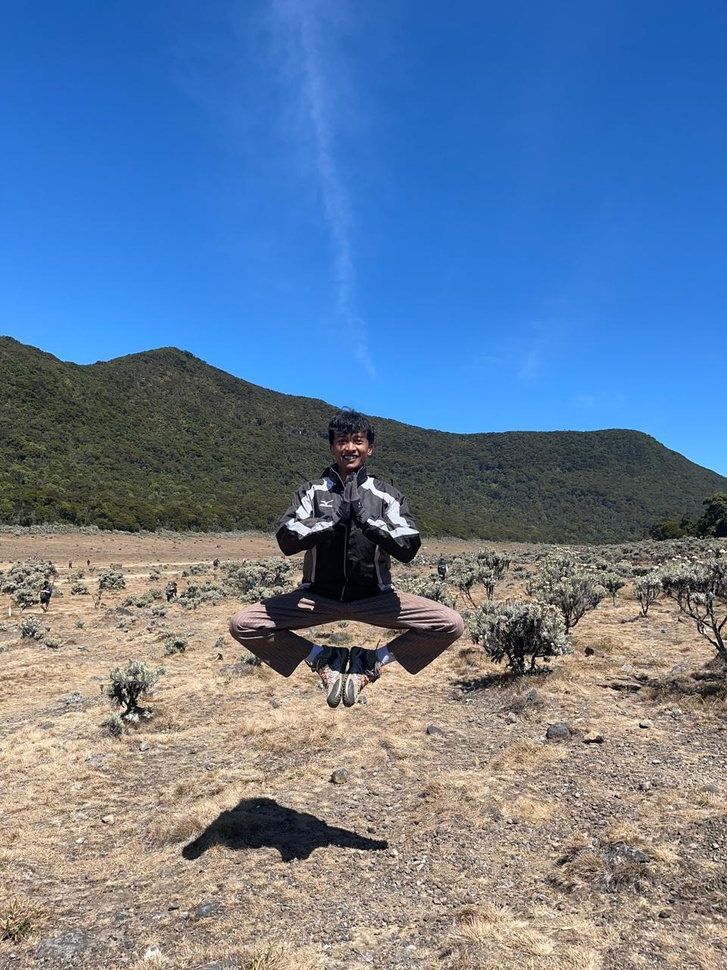
#> input picture dean.jpg, 727 x 970 px, shrunk from 960 x 1280 before the run
$ jupyter execute UAS.ipynb   (shell and % lines are left out)
#> lines starting #> are read from the running program, lines starting #| are printed output that depends on the picture
[cell 1]
import cv2
import numpy as np
import matplotlib.pyplot as plt
from pathlib import Path

[cell 2]
nama_file = "dean.jpg"

if not Path(nama_file).exists():
    raise FileNotFoundError(
        f"File '{nama_file}' tidak ditemukan. "
        "Pastikan foto berada dalam folder yang sama dengan notebook."
    )

citra_bgr = cv2.imread(nama_file)
#> citra_bgr is the input picture: shape (970, 727, 3); mean B, G, R 154.7, 125, 101.4

if citra_bgr is None:
    raise ValueError("Gambar gagal dibaca. Periksa nama atau format file.")

# Konversi warna BGR ke RGB
citra_rgb = cv2.cvtColor(citra_bgr, cv2.COLOR_BGR2RGB)

print("Ukuran citra:", citra_bgr.shape)
#| Ukuran citra: (970, 727, 3)

[cell 3]
plt.figure(figsize=(6, 8))
plt.imshow(citra_rgb)
plt.title("Citra Asli")
plt.axis("off")
plt.show()

[cell 4]
ukuran_kernel_median = 5

hasil_median_bgr = cv2.medianBlur(
    citra_bgr,
    ukuran_kernel_median
)

hasil_median_rgb = cv2.cvtColor(
    hasil_median_bgr,
    cv2.COLOR_BGR2RGB
)

plt.figure(figsize=(6, 8))
plt.imshow(hasil_median_rgb)
plt.title("Hasil Median Filtering")
plt.axis("off")
plt.show()

[cell 5]
citra_gray = cv2.cvtColor(
    citra_bgr,
    cv2.COLOR_BGR2GRAY
)
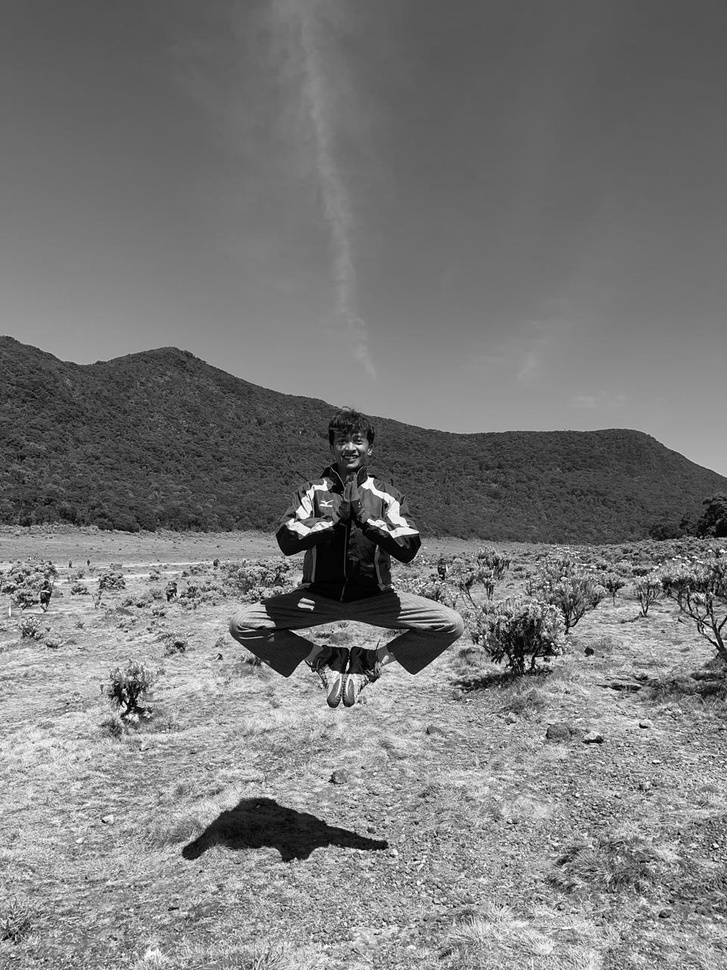
#> citra_gray: shape (970, 727); min 0, max 255, mean 121.3

plt.figure(figsize=(6, 8))
plt.imshow(citra_gray, cmap="gray")
plt.title("Citra Grayscale")
plt.axis("off")
plt.show()

[cell 6]
def mean_filter_manual(citra, ukuran_kernel=5):

    # Memastikan ukuran kernel ganjil dan positif
#> called with ukuran_kernel = 5
    if ukuran_kernel < 1 or ukuran_kernel % 2 == 0:
        raise ValueError(
            "Ukuran kernel harus berupa bilangan ganjil positif."
        )

    # Menentukan padding
    padding = ukuran_kernel // 2

    # Menambahkan padding pada tepi citra
    citra_padding = np.pad(
        citra,
        pad_width=padding,
        mode="edge"
    )
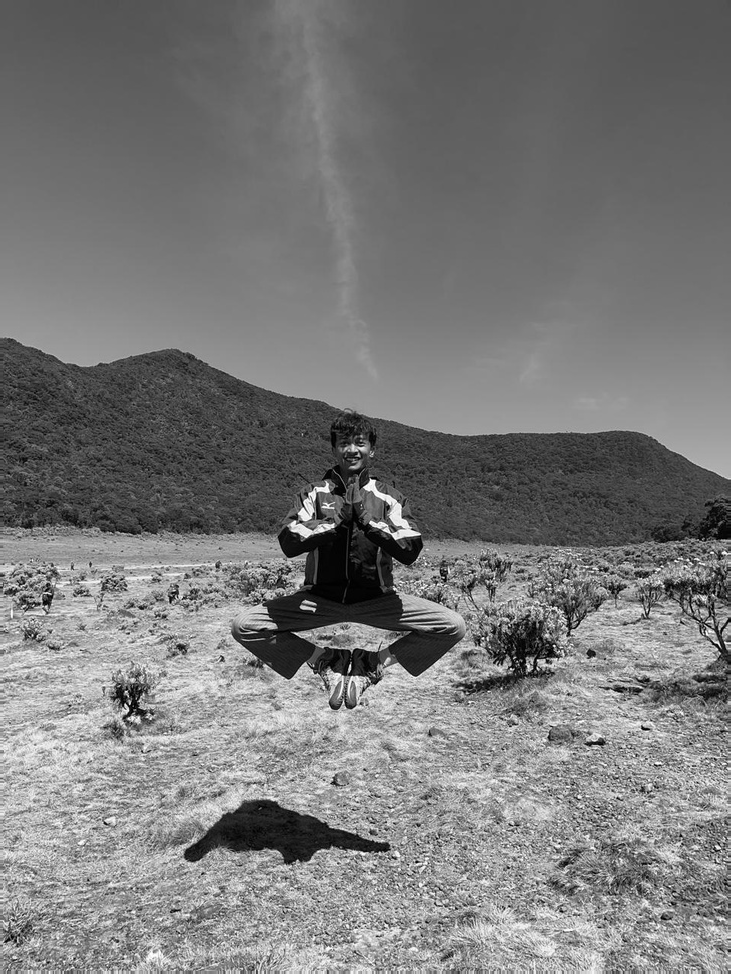
#> citra_padding: shape (974, 731); min 0, max 255, mean 121.3

    # Membuat array kosong untuk hasil filtering
    hasil = np.zeros_like(citra, dtype=np.uint8)

    # Mengambil tinggi dan lebar citra
    tinggi, lebar = citra.shape
#> tinggi = 970; lebar = 727

    # Menghitung jumlah piksel dalam kernel
    jumlah_piksel_kernel = ukuran_kernel * ukuran_kernel

    # Memproses setiap piksel
    for baris in range(tinggi):
        for kolom in range(lebar):

            # Mengambil area sesuai ukuran kernel
            area_kernel = citra_padding[
                baris:baris + ukuran_kernel,
                kolom:kolom + ukuran_kernel
            ]

            # Menjumlahkan nilai piksel dalam area kernel
            jumlah_nilai = np.sum(
                area_kernel,
                dtype=np.uint32
            )

            # Menghitung rata-rata
            nilai_mean = jumlah_nilai / jumlah_piksel_kernel

            # Menyimpan hasil ke citra baru
            hasil[baris, kolom] = np.uint8(
                np.clip(round(nilai_mean), 0, 255)
            )

    return hasil

[cell 7]
ukuran_kernel_mean = 5

hasil_mean = mean_filter_manual(
    citra_gray,
    ukuran_kernel_mean
)

plt.figure(figsize=(6, 8))
plt.imshow(hasil_mean, cmap="gray")
plt.title("Hasil Mean Filtering Manual")
plt.axis("off")
plt.show()

[cell 8]
plt.figure(figsize=(12, 14))

plt.subplot(2, 2, 1)
plt.imshow(citra_rgb)
plt.title("Citra Asli")
plt.axis("off")

plt.subplot(2, 2, 2)
plt.imshow(hasil_median_rgb)
plt.title("Hasil Median Filtering")
plt.axis("off")

plt.subplot(2, 2, 3)
plt.imshow(citra_gray, cmap="gray")
plt.title("Original Image Grayscale")
plt.axis("off")

plt.subplot(2, 2, 4)
plt.imshow(hasil_mean, cmap="gray")
plt.title("Mean Filtered Image")
plt.axis("off")

plt.tight_layout()
plt.show()
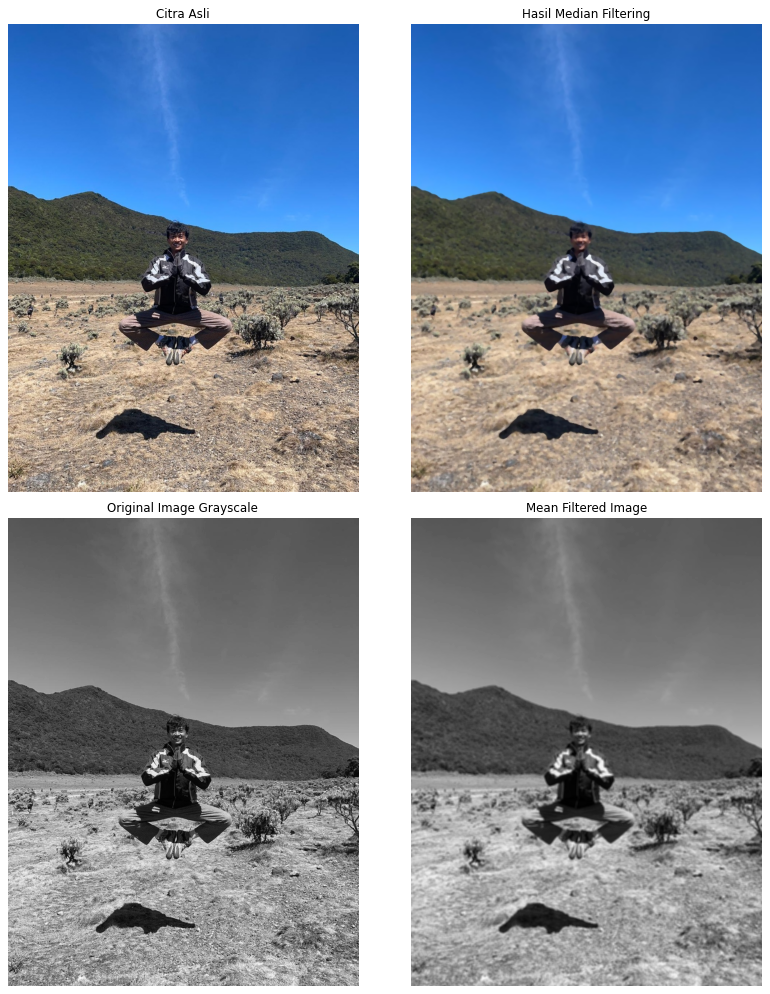
#> figure drawn by matplotlib, 4 panels
